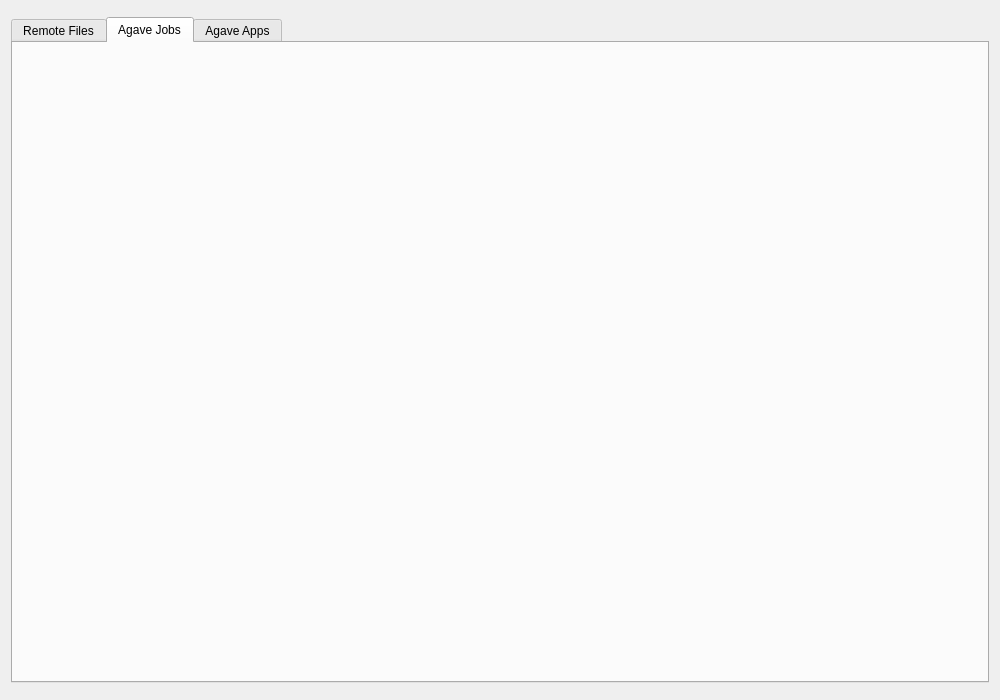
<?xml version="1.0" encoding="UTF-8"?>
<ui version="4.0">
 <comment>
********************************************************************************
**
** Copyright (c) 2017 The University of Notre Dame
** Copyright (c) 2017 The Regents of the University of California
**
** Redistribution and use in source and binary forms, with or without modification,
** are permitted provided that the following conditions are met:
**
** 1. Redistributions of source code must retain the above copyright notice, this 
** list of conditions and the following disclaimer.
**
** 2. Redistributions in binary form must reproduce the above copyright notice, this
** list of conditions and the following disclaimer in the documentation and/or other
** materials provided with the distribution.
**
** 3. Neither the name of the copyright holder nor the names of its contributors may
** be used to endorse or promote products derived from this software without specific
** prior written permission.
**
** THIS SOFTWARE IS PROVIDED BY THE COPYRIGHT HOLDERS AND CONTRIBUTORS &quot;AS IS&quot; AND ANY
** EXPRESS OR IMPLIED WARRANTIES, INCLUDING, BUT NOT LIMITED TO, THE IMPLIED WARRANTIES
** OF MERCHANTABILITY AND FITNESS FOR A PARTICULAR PURPOSE ARE DISCLAIMED. IN NO EVENT
** SHALL THE COPYRIGHT HOLDER OR CONTRIBUTORS BE LIABLE FOR ANY DIRECT, INDIRECT,
** INCIDENTAL, SPECIAL, EXEMPLARY, OR CONSEQUENTIAL DAMAGES (INCLUDING, BUT NOT LIMITED
** TO, PROCUREMENT OF SUBSTITUTE GOODS OR SERVICES; LOSS OF USE, DATA, OR PROFITS; OR
** BUSINESS INTERRUPTION) HOWEVER CAUSED AND ON ANY THEORY OF LIABILITY, WHETHER IN
** CONTRACT, STRICT LIABILITY, OR TORT (INCLUDING NEGLIGENCE OR OTHERWISE) ARISING
** IN ANY WAY OUT OF THE USE OF THIS SOFTWARE, EVEN IF ADVISED OF THE POSSIBILITY OF
** SUCH DAMAGE.
**
**********************************************************************************

// Contributors:
// Written by Peter Sempolinski, for the Natural Hazard Modeling Laboratory, director: Ahsan Kareem, at Notre Dame
 </comment>
 <class>ExplorerWindow</class>
 <widget class="QMainWindow" name="ExplorerWindow">
  <property name="geometry">
   <rect>
    <x>0</x>
    <y>0</y>
    <width>1000</width>
    <height>700</height>
   </rect>
  </property>
  <property name="windowTitle">
   <string>Agave Explorer</string>
  </property>
  <widget class="QWidget" name="centralWidget">
   <layout class="QVBoxLayout" name="verticalLayout">
    <item>
     <widget class="HeaderWidget" name="frame">
      <property name="frameShape">
       <enum>QFrame::StyledPanel</enum>
      </property>
      <property name="frameShadow">
       <enum>QFrame::Raised</enum>
      </property>
     </widget>
    </item>
    <item>
     <widget class="QTabWidget" name="stackedView">
      <property name="currentIndex">
       <number>1</number>
      </property>
      <widget class="QWidget" name="filePage">
       <attribute name="title">
        <string>Remote Files</string>
       </attribute>
       <layout class="QVBoxLayout" name="verticalLayout_2">
        <item>
         <widget class="QLabel" name="fileSelectedHeader">
          <property name="sizePolicy">
           <sizepolicy hsizetype="Minimum" vsizetype="Maximum">
            <horstretch>0</horstretch>
            <verstretch>0</verstretch>
           </sizepolicy>
          </property>
          <property name="minimumSize">
           <size>
            <width>200</width>
            <height>0</height>
           </size>
          </property>
          <property name="font">
           <font>
            <pointsize>14</pointsize>
           </font>
          </property>
          <property name="text">
           <string>Selected File:</string>
          </property>
         </widget>
        </item>
        <item>
         <widget class="QLabel" name="selectedFileInfo">
          <property name="minimumSize">
           <size>
            <width>0</width>
            <height>150</height>
           </size>
          </property>
          <property name="text">
           <string>No File Selected.</string>
          </property>
          <property name="alignment">
           <set>Qt::AlignLeading|Qt::AlignLeft|Qt::AlignTop</set>
          </property>
         </widget>
        </item>
        <item>
         <widget class="QLabel" name="filesLabel">
          <property name="text">
           <string>Remote Files:</string>
          </property>
         </widget>
        </item>
        <item>
         <widget class="RemoteFileTree" name="remoteFileView">
          <property name="contextMenuPolicy">
           <enum>Qt::CustomContextMenu</enum>
          </property>
          <property name="editTriggers">
           <set>QAbstractItemView::NoEditTriggers</set>
          </property>
         </widget>
        </item>
       </layout>
      </widget>
      <widget class="QWidget" name="tab">
       <attribute name="title">
        <string>Agave Jobs</string>
       </attribute>
      </widget>
      <widget class="QWidget" name="AgavePassThru">
       <attribute name="title">
        <string>Agave Apps</string>
       </attribute>
       <layout class="QGridLayout" name="gridLayout">
        <item row="3" column="1" colspan="2">
         <widget class="QPushButton" name="agaveAppEnactButton">
          <property name="text">
           <string>Enact Agave App</string>
          </property>
         </widget>
        </item>
        <item row="0" column="1">
         <widget class="QLabel" name="label">
          <property name="text">
           <string>File Selected:</string>
          </property>
         </widget>
        </item>
        <item row="0" column="0" rowspan="5">
         <widget class="QListView" name="agaveAppList">
          <property name="sizePolicy">
           <sizepolicy hsizetype="Expanding" vsizetype="Expanding">
            <horstretch>1</horstretch>
            <verstretch>0</verstretch>
           </sizepolicy>
          </property>
         </widget>
        </item>
        <item row="1" column="1">
         <widget class="QLabel" name="selectedFileLabel">
          <property name="text">
           <string>None</string>
          </property>
         </widget>
        </item>
        <item row="4" column="1">
         <widget class="QScrollArea" name="ParamArea">
          <property name="sizePolicy">
           <sizepolicy hsizetype="Expanding" vsizetype="Expanding">
            <horstretch>2</horstretch>
            <verstretch>0</verstretch>
           </sizepolicy>
          </property>
          <property name="widgetResizable">
           <bool>true</bool>
          </property>
          <widget class="QWidget" name="AgaveParamWidget">
           <property name="geometry">
            <rect>
             <x>0</x>
             <y>0</y>
             <width>630</width>
             <height>518</height>
            </rect>
           </property>
           <layout class="QGridLayout" name="gridLayout_2"/>
          </widget>
         </widget>
        </item>
       </layout>
      </widget>
     </widget>
    </item>
    <item>
     <widget class="FooterWidget" name="frame_2">
      <property name="frameShape">
       <enum>QFrame::StyledPanel</enum>
      </property>
      <property name="frameShadow">
       <enum>QFrame::Raised</enum>
      </property>
     </widget>
    </item>
   </layout>
  </widget>
  <action name="actionExit">
   <property name="text">
    <string>Exit</string>
   </property>
  </action>
  <action name="actionCopyInfo">
   <property name="text">
    <string>License Info</string>
   </property>
  </action>
 </widget>
 <layoutdefault spacing="6" margin="11"/>
 <customwidgets>
  <customwidget>
   <class>RemoteFileTree</class>
   <extends>QTreeView</extends>
   <header>remoteFileOps/remotefiletree.h</header>
  </customwidget>
  <customwidget>
   <class>HeaderWidget</class>
   <extends>QFrame</extends>
   <header>../AgaveExplorer/SimCenterCommon/HeaderWidget.h</header>
   <container>1</container>
  </customwidget>
  <customwidget>
   <class>FooterWidget</class>
   <extends>QFrame</extends>
   <header>../AgaveExplorer/SimCenterCommon/FooterWidget.h</header>
   <container>1</container>
  </customwidget>
 </customwidgets>
 <resources/>
 <connections>
  <connection>
   <sender>agaveAppList</sender>
   <signal>clicked(QModelIndex)</signal>
   <receiver>ExplorerWindow</receiver>
   <slot>agaveAppSelected(QModelIndex)</slot>
   <hints>
    <hint type="sourcelabel">
     <x>177</x>
     <y>363</y>
    </hint>
    <hint type="destinationlabel">
     <x>499</x>
     <y>349</y>
    </hint>
   </hints>
  </connection>
  <connection>
   <sender>agaveAppEnactButton</sender>
   <signal>clicked()</signal>
   <receiver>ExplorerWindow</receiver>
   <slot>agaveCommandInvoked()</slot>
   <hints>
    <hint type="sourcelabel">
     <x>660</x>
     <y>105</y>
    </hint>
    <hint type="destinationlabel">
     <x>499</x>
     <y>349</y>
    </hint>
   </hints>
  </connection>
 </connections>
 <slots>
  <slot>setTestVisual()</slot>
  <slot>setMeshVisual()</slot>
  <slot>agaveAppSelected(QModelIndex)</slot>
  <slot>agaveCommandInvoked()</slot>
 </slots>
</ui>
